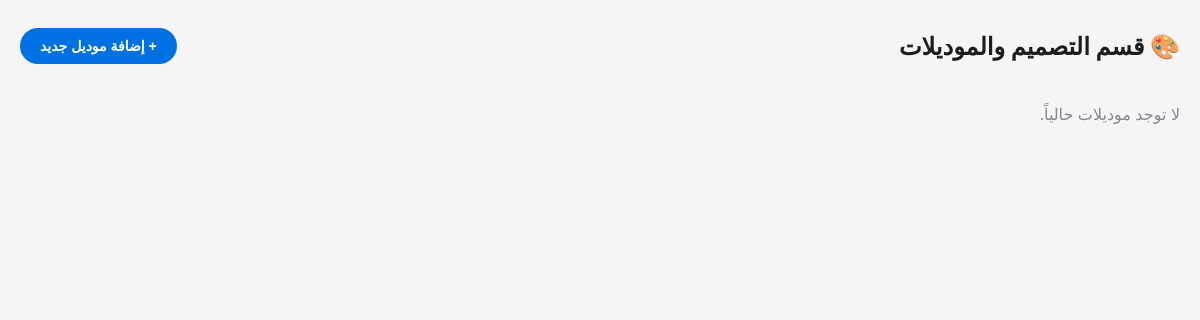
Page /design/ on the earlier database version.
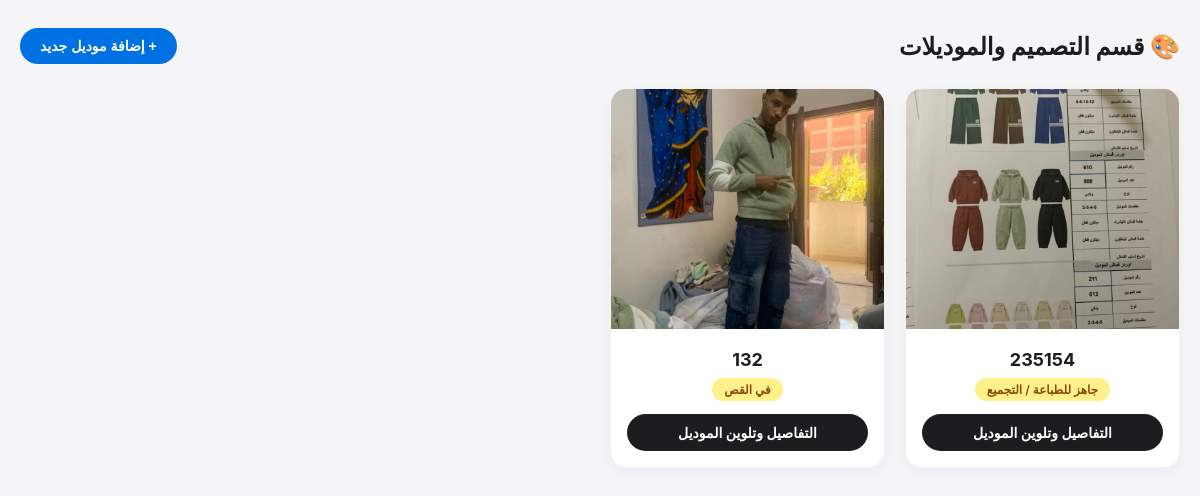
Same page on the later database version.
### app/models.py (models this page shows)
class DesignModel(db.Model):
    id = db.Column(db.Integer, primary_key=True)
    model_code = db.Column(db.String(50), unique=True, nullable=False)
    image_url = db.Column(db.String(200), nullable=False)
    model_type = db.Column(db.String(50), nullable=True)
    status = db.Column(db.String(50), default='تصميم')
    is_deleted = db.Column(db.Boolean, default=False)
    target_quantity = db.Column(db.Integer, default=0)
    marker_length = db.Column(db.Float, nullable=True)
    sizes_selected = db.Column(db.String(200), nullable=True)
    main_marker_url = db.Column(db.String(200), nullable=True)
    print_marker_url = db.Column(db.String(200), nullable=True)
    marker_efficiency = db.Column(db.Float, nullable=True)
    notes_shirt = db.Column(db.Text, nullable=True)
    notes_pants = db.Column(db.Text, nullable=True)
    created_at = db.Column(db.DateTime, default=get_egypt_time)
    colored_at = db.Column(db.DateTime, nullable=True)
    cut_at = db.Column(db.DateTime, nullable=True)
    requirements = db.relationship('ModelRequirement', backref='model', lazy=True)
    accessories = db.relationship('ModelAccessory', backref='model', lazy=True)
    cutting_records = db.relationship('CuttingRecord', backref='model', lazy=True)
    qc_records = db.relationship('QCRecord', backref='model', lazy=True)

### app/design/routes.py (the view)
@design_bp.route('/')
def index():
    models = DesignModel.query.filter_by(is_deleted=False).order_by(DesignModel.created_at.desc()).all()
    log_action("زيارة قسم", "فتح قائمة التصميم والتخطيط")
    return render_template('design/index.html', models=models)

### app/models.py (called while the page is built)
def get_egypt_time():
    return datetime.now(pytz.timezone('Africa/Cairo'))

def log_action(action, details=""):
    try:
        user_id = session.get('user_id')
        ip = request.remote_addr
        agent = request.user_agent.string
        log = AuditLog(
            user_id=user_id,
            action=action,
            details=details,
            ip_address=ip,
            user_agent=agent
        )
        db.session.add(log)
        db.session.commit()
    except Exception:
        pass

### app/templates/design/index.html (shortened to what this page needs)
{% extends 'base.html' %}
{% block content %}
<div class="header-actions">
    <h2 style="margin: 0; font-weight: 700;">🎨 قسم التصميم والموديلات</h2>
    <button class="apple-btn" onclick="document.getElementById('addModelModal').style.display='flex'">+ إضافة موديل جديد</button>
</div>
<div class="models-grid">
    {% for model in models %}
    <div class="model-card">
        <img src="{{ model.image_url }}" class="model-image">
        <div class="model-details">
            <h3 style="margin: 0 0 8px 0; font-size: 18px;">{{ model.model_code }}</h3>
            <span style="background: #fef08a; color: #854d0e; padding: 4px 12px; border-radius: 12px; font-size: 12px; font-weight: 600;">{{ model.status }}</span>
            <div style="margin-top: 16px;">
                <a href="/design/model/{{ model.id }}" class="apple-btn" style="width: 100%; box-sizing: border-box; background: #1d1d1f;">التفاصيل وتلوين الموديل</a>
            </div>
        </div>
    </div>
    {% else %}
    <p style="color: #86868b;">لا توجد موديلات حالياً.</p>
    {% endfor %}
</div>
{% endblock %}

Differences in the rows shown:
added DesignModel: image_url (picture), model_code "235154", status "جاهز للطباعة / التجميع"
added DesignModel: image_url (picture), model_code "132", status "في القص", {{ model.id }} 1 (drawn)
Other differences:
text no longer shown: "لا توجد موديلات حالياً."
